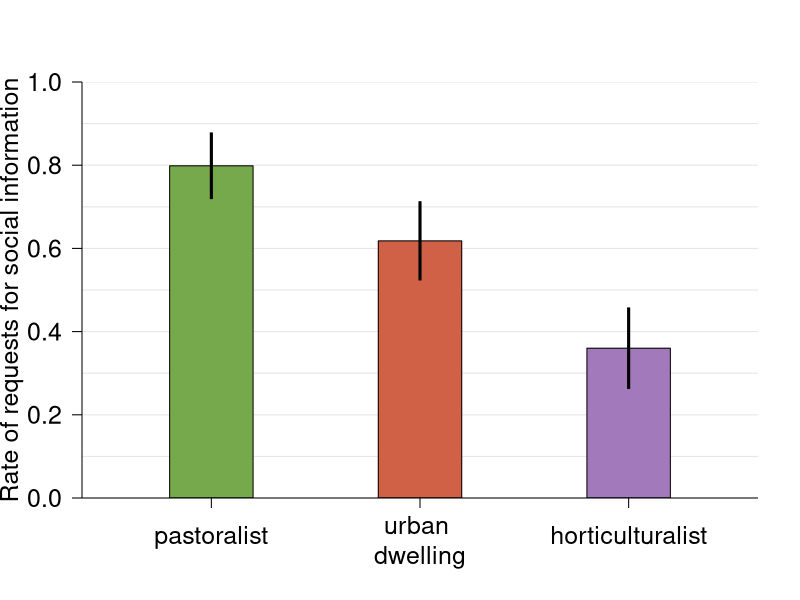

The R script that drew this image:
#set path and read data
#setwd('')
a<-read.table('Experimental_data.txt', header=TRUE, sep='\t')

# create matrix counting for each individual his 'reliance on social learning'
mat<-matrix(0, nrow=0, ncol=2)
cnt<-1;
for (ind in unique(a$playerNr)){
	b<-subset(a, a$playerNr==ind)
	# in period 1, no social information was available yet
	d<-subset(b, b$per>1)
	mat<-rbind(mat, c(b$subsistence[1], 2-mean(d$infoChoice)))
}
mat<-data.frame(mat)
names(mat)<-c('subsistence', 'socialInfoRate')

#create an empty plot with some help lines
cols<-c('#76A94C', '#A279BA', '#D06147')
w<-dev.size()[1]; h<-dev.size()[2]
dev.off();
dev.new(width=w, height=h)
plot.new()
par(las=1, cex.axis=1.5, cex.lab=1.5, lend=1, yaxs='i')
plot(0, type='n', xlim=c(0.5,3.5), ylim=c(0,1), xlab='', ylab='Rate of requests for social information', axes=FALSE, yaxs='i')

for (i in 1:10/10) arrows(-1,i,6,i, code=0, col='grey90')

#set the order of the bars
pos<-c(3,1,2)

subs<-c('pastoralist', 'urban \ndwelling', 'horticulturalist')

#### pooled ingroup and outgroup
ys<-c();
for (subsis in 1:3)
{
	x<-pos[subsis]
	
	b<-subset(mat, mat$subsistence==subsis)$socialInfoRate
	y<-mean(b); n<-length(b)
	ys<-c(ys, y)
	# note that using SEs here is only for descriptive purposes (model in paper uses GLMMs)
	s<- sqrt(y*(1-y)/n)
	rect(4-x-0.2, 0, 4-x+0.2, y, col=cols[subsis])
	arrows(4-x, y-s, 4-x, y+s, lwd=3, code=0)
}
axis(1, at=0:4, labels=FALSE)
mtext(side=1, at=1:3, text=subs, line=c(1.5,2.5,1.5), cex=1.5)
axis(2)

ys
